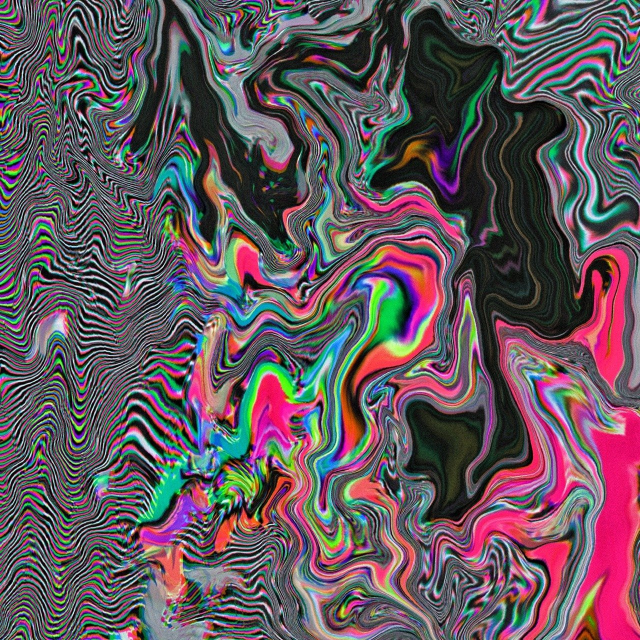
%> input picture lab_2/pict.jpg, 1280 x 1280 px (shown at 1/2 size)
$ octave lab_2.m   (GNU Octave 9; MATLAB toolbox functions it lacks are replaced by stand-ins)
%> lines starting %> are read from the running program, lines starting %| are printed output that depends on the picture
### lab_2/imnoise2.m
function R = imnoise2(type, M, N, a, b)
%IMNOISE2 Generates an array of random numbers with specified PDF.
%   R = IMNOISE2(TYPE, M, N, A, B) generates an array, R, of size
%   M-by-N, whose elements are random numbers of the specified TYPE
%   with parameters A and B. If only TYPE is included in the
%   input argument list, a  single random number of the specified
%   TYPE and default parameters shown below is generated. If only
%   TYPE, M, and N are provided, the default parameters shown below
%   are used.  If M = N = 1, IMNOISE2 generates a single random
%   number of the specified TYPE and parameters A and B.
%
%   Valid values for TYPE and parameters A and B are:
%
%   'uniform'       Uniform random numbers in the interval (A, B).
%                   The default values are (0, 1).
%   'gaussian'      Gaussian random numbers with mean A and standard
%                   deviation B. The default values are A = 0, B = 1.
%   'salt & pepper' Salt and pepper numbers of amplitude 0 with
%                   probability Pa = A, and amplitude 1 with
%                   probability Pb = B. The default values are Pa =
%                   Pb = A = B = 0.05.  Note that the noise has
%                   values 0 (with probability Pa = A) and 1 (with
%                   probability Pb = B), so scaling is necessary if
%                   values other than 0 and 1 are required. The noise
%                   matrix R is assigned three values. If R(x, y) =
%                   0, the noise at (x, y) is pepper (black).  If
%                   R(x, y) = 1, the noise at (x, y) is salt
%                   (white). If R(x, y) = 0.5, there is no noise
%                   assigned to coordinates (x, y).
%   'lognormal'     Lognormal numbers with offset A and shape
%                   parameter B. The defaults are A = 1 and B =
%                   0.25.
%   'rayleigh'      Rayleigh noise with parameters A and B. The
%                   default values are A = 0 and B = 1.
%   'exponential'   Exponential random numbers with parameter A.  The
%                   default is A = 1.
%   'erlang'        Erlang (gamma) random numbers with parameters A
%                   and B.  B must be a positive integer. The
%                   defaults are A = 2 and B = 5.  Erlang random
%                   numbers are approximated as the sum of B
%                   exponential random numbers.

%   Copyright 2002-2004 R. C. Gonzalez, R. E. Woods, & S. L. Eddins
%   Digital Image Processing Using MATLAB, Prentice-Hall, 2004
%   $Revision: 1.5 $  $Date: 2003/10/12 23:37:29 $

% Set default values.
if nargin == 1
   a = 0; b = 1;
   M = 1; N = 1;
elseif nargin == 3
   a = 0; b = 1;
end


% Begin processing. Use lower(type) to protect against input being
% capitalized.
switch lower(type)
case 'uniform'
   R = a + (b - a)*rand(M, N);
case 'gaussian'
   R = a + b*randn(M, N);
case 'salt & pepper'
   if nargin <= 3
      a = 0.05; b = 0.05;
   end
   % Check to make sure that Pa + Pb is not > 1.
   if (a + b) > 1
      error('The sum Pa + Pb must not exceed 1.')
   end
   R(1:M, 1:N) = 0.5;
   % Generate an M-by-N array of uniformly-distributed random numbers
   % in the range (0, 1). Then, Pa*(M*N) of them will have values <=
   % a. The coordinates of these points we call 0 (pepper
   % noise). Similarly, Pb*(M*N) points will have values in the range
   % > a & <= (a + b).  These we call 1 (salt noise).
   X = rand(M, N);
   c = find(X <= a);
   R(c) = 0;
   u = a + b;
   c = find(X > a & X <= u);
   R(c) = 1;
case 'lognormal'
   if nargin <= 3
      a = 1; b = 0.25;
   end
   R = a*exp(b*randn(M, N));
case 'rayleigh'
   R = a + (-b*log(1 - rand(M, N))).^0.5;
case 'exponential'
   if nargin <= 3
      a = 1;
   end
   if a <= 0
      error('Parameter a must be positive for exponential type.')
   end
   k = -1/a;
   R = k*log(1 - rand(M, N));
case 'erlang'
   if nargin <= 3
      a = 2; b = 5;
   end
   if (b ~= round(b) | b <= 0)
      error('Param b must be a positive integer for Erlang.')
   end
   k = -1/a;
   R = zeros(M, N);
   for j = 1:b
      R = R + k*log(1 - rand(M, N));
   end
otherwise
   error('Unknown distribution type.')
end

### lab_2/lab_2.m
% Цифровая обработка изображений
% Лабораторная №2

clc;
clear all;

% 1
M = 800;
N = 800;
empty_img = uint8(zeros(M, N));

% 2
A = 0.1;
B = 20;
noise = imnoise2('gaussian', M, N, A, B);
img_noisy = imadd(empty_img, uint8(noise));

% 3
path = './DIP/Lab_2/';
if ~isfolder(path)
    mkdir(path);
end

histogram(noise(:), 'BinWidth', 1);
xlabel('Интенсивность пикселей');
ylabel('Частота');
title('Гистограмма распределения шума');
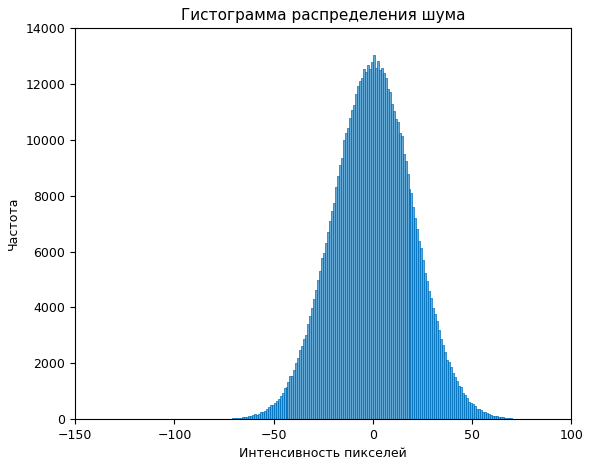
%> figure redrawn from the program's plot data; tallest bar 13021 high, from x = 0 to 1
pause;

saveas(gcf, fullfile(path, 'histogram.png'));
imwrite(img_noisy, fullfile(path, 'img_noisy.png'));

imshow(img_noisy);
title('Изображение с шумом');
pause;

% 4
% Объект 1 - прямоугольник
center_x = round(size(empty_img, 2)/2);
center_y = round(size(empty_img, 1)/2);
rect_width = 200;
rect_height = 100;
rect_x1 = center_x - round(rect_width/2);
rect_x2 = center_x + round(rect_width/2);
rect_y1 = center_y - round(rect_height/2);
rect_y2 = center_y + round(rect_height/2);
img_obg_1 = img_noisy;
img_obg_1(rect_y1:rect_y2, rect_x1:rect_x2) = 255;

imshow(img_obg_1);
title('Объект 1');
pause;
imwrite(img_obg_1, fullfile(path, 'img_obg_1.png'));

% 5
img_scaled_nn = imresize(img_obg_1, 2, 'nearest');
imshow(img_scaled_nn);
title('Масштабирование (метод ближайшего соседа)');
pause;

img_scaled_bilinear = imresize(img_obg_1, 0.5, 'bilinear');
imshow(img_scaled_bilinear);
title('Масштабирование (билинейная интерполяция)');
pause;

imwrite(img_scaled_nn, fullfile(path, 'scaled_nn.png'));
imwrite(img_scaled_bilinear, fullfile(path, 'scaled_bilinear.png'));

% 6
new_img = img_noisy;
indent = 20;

% Объект 2 - прямоугольный треугольник
triangle_width = 120;
triangle_height = 120;
triangle_x = (indent+1):(indent+triangle_width);
triangle_y = (indent+1):(indent+triangle_height);
x_tr = [triangle_x(end), triangle_x(1), triangle_x(end)];
y_tr = [triangle_y(1), triangle_y(end), triangle_y(end)];
tri = [1 2 3];
tr = poly2mask(x_tr, y_tr, size(new_img, 1), size(new_img, 2));
tr_contour = bwperim(tr, 8);
new_img(tr_contour) = 255;

% Объект 3 - белый круг
circle_radius = 50;
circle_center_x = size(new_img, 2) - circle_radius - indent; % X-координата центра круга с отступом 20 пикселей
circle_center_y = size(new_img, 1) - circle_radius - indent; % Y-координата центра круга с отступом 20 пикселей
[x, y] = meshgrid(1:size(new_img, 2), 1:size(new_img, 1));
circle_mask = sqrt((x - circle_center_x).^2 + (y - circle_center_y).^2) <= circle_radius; % Маска круга
new_img(circle_mask) = 255; % Применение маски круга

imshow(new_img);
title('Новое изображение с объектами 2 и 3');
pause;
imwrite(new_img, fullfile(path, 'new_img.png'));

% 7
flipud_img = flipud(new_img);
imwrite(flipud_img, fullfile(path, 'flipud_img.png'));

imshow(flipud_img);
title('Зеркальное отражение по горизонтали');
pause;

% 8
fliplr_img = fliplr(flipud_img);
imwrite(fliplr_img, fullfile(path, 'fliplr_img.png'));

imshow(fliplr_img);
title('Зеркальное отражение по вертикали');
pause;

% 9
rotated_img = imrotate(fliplr_img, -45);
imwrite(rotated_img, fullfile(path, 'rotated_img.png'));

imshow(rotated_img);
title('Поворот изображения на 45° по часовой стрелке');
pause;

% 10
rotated_back_img = imrotate(rotated_img, 45);
imwrite(rotated_back_img, fullfile(path, 'rotated_back_img.png'));

imshow(rotated_back_img);
title('Поворот изображения на 45° против часовой стрелки');
pause;

% 11
path = '.\DIP\Lab_2\Fon\';
if ~isfolder(path)
    mkdir(path);
end

background_img = imread('.\pict.jpg');
%> background_img is the input picture: size 1280x1280x3 uint8; mean R, G, B 99.7, 85.7, 93.1

% 12
background_height = size(background_img, 1);
%> background_height = 1280
background_width = size(background_img, 2);
%> background_width = 1280

crop_size = 800;
crop_x = floor((background_width - crop_size) / 2) + 1;
%> crop_x = 241
crop_y = floor((background_height - crop_size) / 2) + 1;
%> crop_y = 241

cropped_img = background_img(crop_y:crop_y+crop_size-1, crop_x:crop_x+crop_size-1, :);
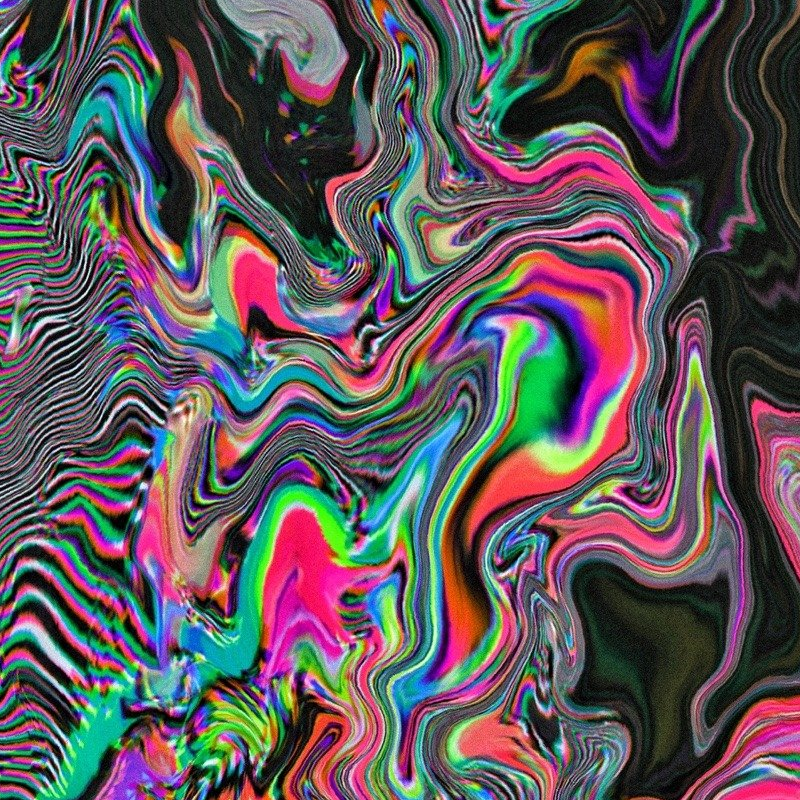
%> cropped_img: size 800x800x3 uint8; mean R, G, B 94.7, 85.8, 90.4

imshow(cropped_img);
title('Вырезанный участок изображения фона');
pause;
imwrite(cropped_img, fullfile(path, 'cropped_img.png'));

% 13
cropped_img_dark = cropped_img / 4;
imshow(cropped_img_dark);
title('Уменьшили яркость изображения в 4 раза');
pause;
imwrite(cropped_img_dark, fullfile(path, 'cropped_img_dark.png'));

% 14
if size(image, 3) == 3
    cropped_img_gr = rgb2gray(cropped_img_dark);
else
    cropped_img_gr = cropped_img_dark;
end
cropped_img_gr(tr_contour) = 255;
cropped_img_gr(circle_mask) = 255;
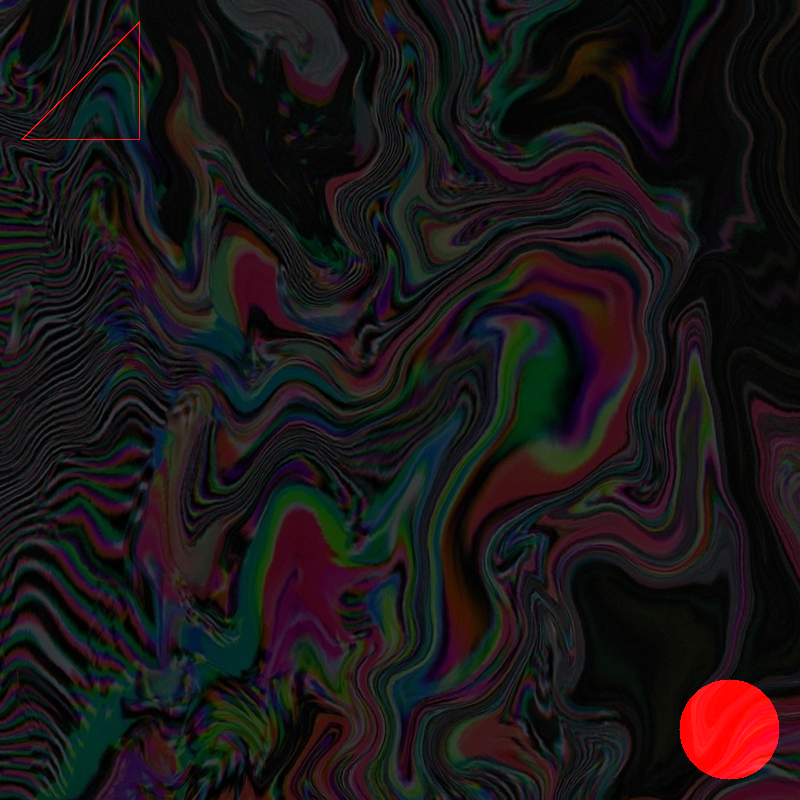
%> cropped_img_gr: size 800x800x3 uint8; mean R, G, B 26.8, 21.6, 22.7
noisy_img = imnoise(cropped_img_gr, 'gaussian', 0.05);
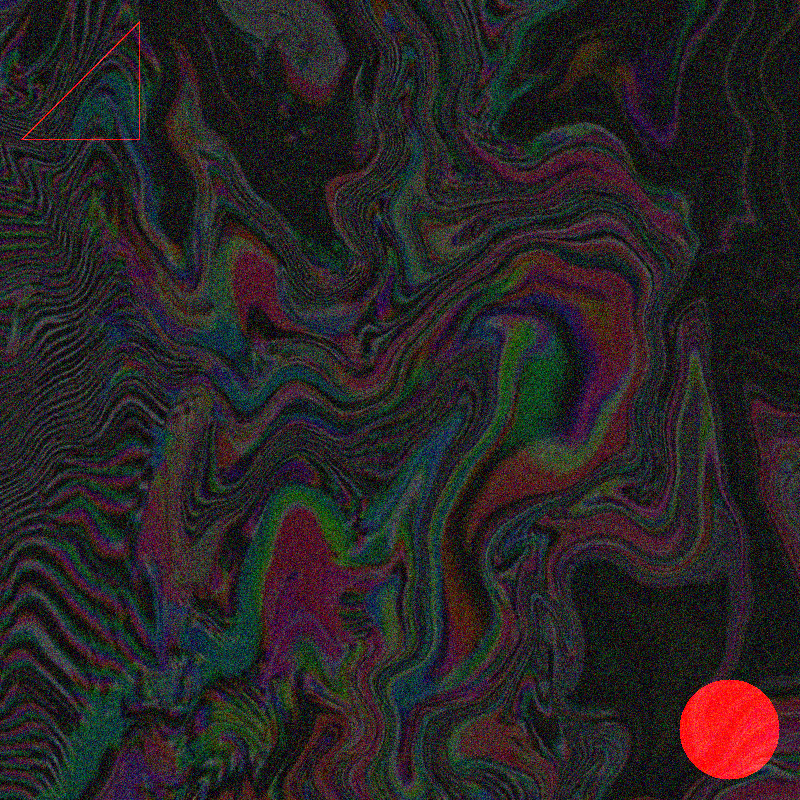
%> noisy_img: size 800x800x3 uint8; mean R, G, B 40.9, 36, 37

imshow(noisy_img);
title('Новое полутоновое изображение с шумом, 2 объекта');
pause;
imwrite(noisy_img, fullfile(path, 'noisy_img.png'));

% 15
neg_img = imcomplement(noisy_img);
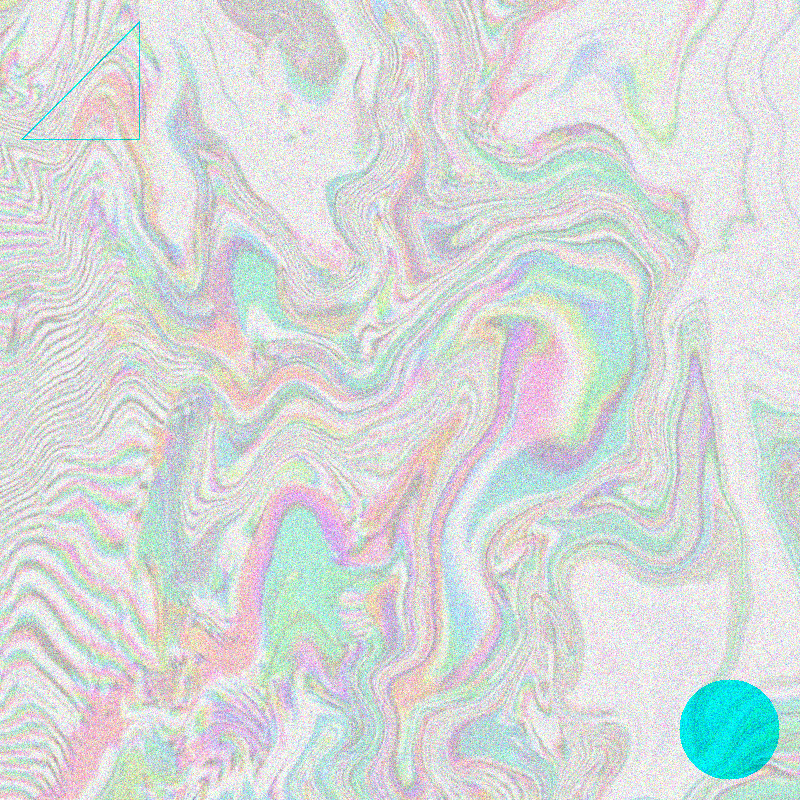
%> neg_img: size 800x800x3 uint8; mean R, G, B 214.1, 219, 218

imshow(neg_img);
title('"Негативное" изображение');
pause;
imwrite(neg_img, fullfile(path, 'neg_img.png'));

% 16
if size(cropped_img, 3) == 3
    new_cropped_img_gr = rgb2gray(cropped_img);
else
    new_cropped_img_gr = cropped_img;
end

new_cropped_img_gr(rect_y1:rect_y2, rect_x1:rect_x2) = 255;
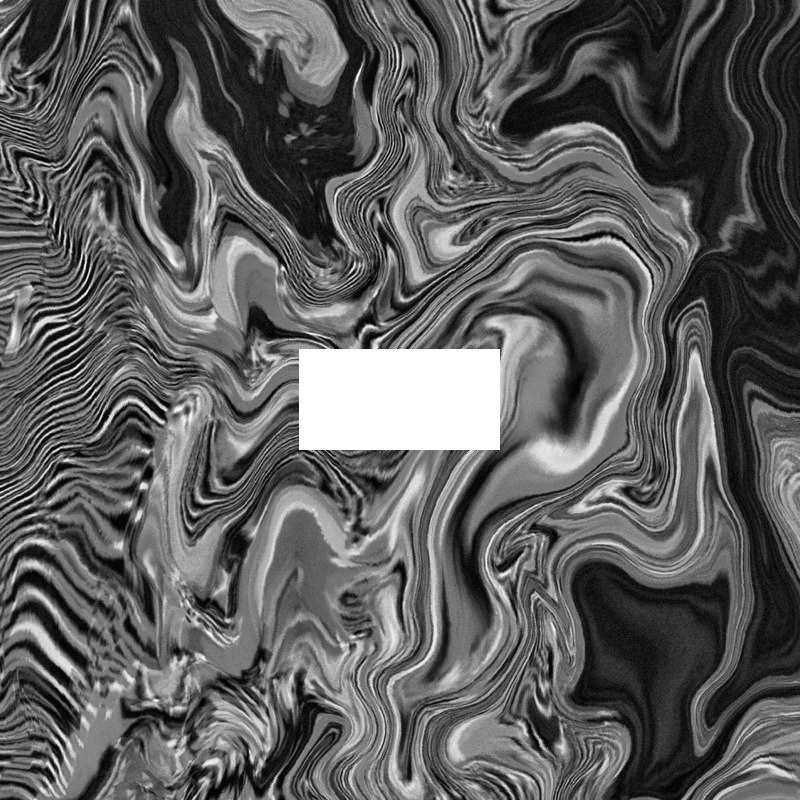
%> new_cropped_img_gr: size 800x800 uint8; min 0, max 255, mean 93.9
new_noisy_img = imnoise(new_cropped_img_gr, 'gaussian', 0.05);
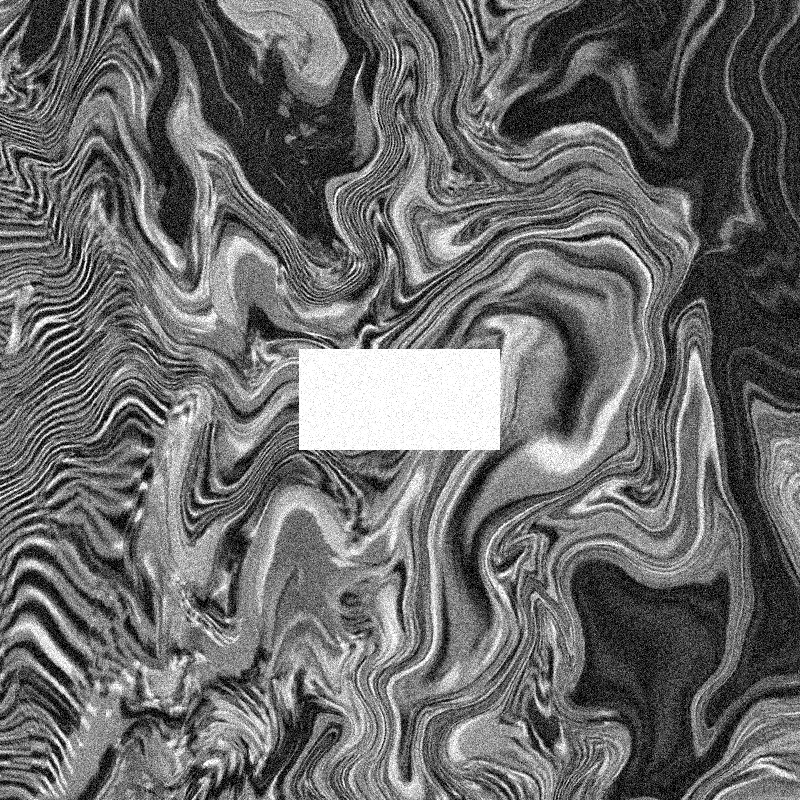
%> new_noisy_img: size 800x800 uint8; min 0, max 255, mean 106.4

imshow(new_noisy_img);
title('Новое полутоновое изображение с шумом, 1 объект');
pause;
imwrite(new_noisy_img, fullfile(path, 'new_noisy_img.png'));

% 17
%> (the run ends here)
